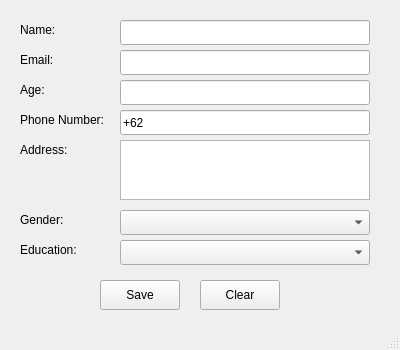
<?xml version="1.0" encoding="UTF-8"?>
<ui version="4.0">
 <class>MainWindow</class>
 <widget class="QMainWindow" name="MainWindow">
  <property name="geometry">
   <rect>
    <x>0</x>
    <y>0</y>
    <width>400</width>
    <height>350</height>
   </rect>
  </property>
  <property name="windowTitle">
   <string>Form Validation</string>
  </property>
  <widget class="QWidget" name="centralwidget">
   <widget class="QLabel" name="label_name">
    <property name="geometry">
     <rect>
      <x>20</x>
      <y>20</y>
      <width>80</width>
      <height>20</height>
     </rect>
    </property>
    <property name="text">
     <string>Name:</string>
    </property>
   </widget>
   <widget class="QLineEdit" name="nameInput">
    <property name="geometry">
     <rect>
      <x>120</x>
      <y>20</y>
      <width>250</width>
      <height>25</height>
     </rect>
    </property>
   </widget>
   <widget class="QLabel" name="label_email">
    <property name="geometry">
     <rect>
      <x>20</x>
      <y>50</y>
      <width>80</width>
      <height>20</height>
     </rect>
    </property>
    <property name="text">
     <string>Email:</string>
    </property>
   </widget>
   <widget class="QLineEdit" name="emailInput">
    <property name="geometry">
     <rect>
      <x>120</x>
      <y>50</y>
      <width>250</width>
      <height>25</height>
     </rect>
    </property>
   </widget>
   <widget class="QLabel" name="label_age">
    <property name="geometry">
     <rect>
      <x>20</x>
      <y>80</y>
      <width>80</width>
      <height>20</height>
     </rect>
    </property>
    <property name="text">
     <string>Age:</string>
    </property>
   </widget>
   <widget class="QLineEdit" name="ageInput">
    <property name="geometry">
     <rect>
      <x>120</x>
      <y>80</y>
      <width>250</width>
      <height>25</height>
     </rect>
    </property>
   </widget>
   <widget class="QLabel" name="label_phone">
    <property name="geometry">
     <rect>
      <x>20</x>
      <y>110</y>
      <width>120</width>
      <height>20</height>
     </rect>
    </property>
    <property name="text">
     <string>Phone Number:</string>
    </property>
   </widget>
   <widget class="QLineEdit" name="phoneInput">
    <property name="geometry">
     <rect>
      <x>120</x>
      <y>110</y>
      <width>250</width>
      <height>25</height>
     </rect>
    </property>
    <property name="inputMask">
     <string>+62 999 9999 9999</string>
    </property>
   </widget>
   <widget class="QLabel" name="label_address">
    <property name="geometry">
     <rect>
      <x>20</x>
      <y>140</y>
      <width>80</width>
      <height>20</height>
     </rect>
    </property>
    <property name="text">
     <string>Address:</string>
    </property>
   </widget>
   <widget class="QTextEdit" name="addressInput">
    <property name="geometry">
     <rect>
      <x>120</x>
      <y>140</y>
      <width>250</width>
      <height>60</height>
     </rect>
    </property>
   </widget>
   <widget class="QLabel" name="label_gender">
    <property name="geometry">
     <rect>
      <x>20</x>
      <y>210</y>
      <width>80</width>
      <height>20</height>
     </rect>
    </property>
    <property name="text">
     <string>Gender:</string>
    </property>
   </widget>
   <widget class="QComboBox" name="genderDropdown">
    <property name="geometry">
     <rect>
      <x>120</x>
      <y>210</y>
      <width>250</width>
      <height>25</height>
     </rect>
    </property>
   </widget>
   <widget class="QLabel" name="label_education">
    <property name="geometry">
     <rect>
      <x>20</x>
      <y>240</y>
      <width>80</width>
      <height>20</height>
     </rect>
    </property>
    <property name="text">
     <string>Education:</string>
    </property>
   </widget>
   <widget class="QComboBox" name="educationDropdown">
    <property name="geometry">
     <rect>
      <x>120</x>
      <y>240</y>
      <width>250</width>
      <height>25</height>
     </rect>
    </property>
   </widget>
   <widget class="QPushButton" name="saveButton">
    <property name="geometry">
     <rect>
      <x>100</x>
      <y>280</y>
      <width>80</width>
      <height>30</height>
     </rect>
    </property>
    <property name="text">
     <string>Save</string>
    </property>
   </widget>
   <widget class="QPushButton" name="clearButton">
    <property name="geometry">
     <rect>
      <x>200</x>
      <y>280</y>
      <width>80</width>
      <height>30</height>
     </rect>
    </property>
    <property name="text">
     <string>Clear</string>
    </property>
   </widget>
  </widget>
  <widget class="QMenuBar" name="menubar"/>
  <widget class="QStatusBar" name="statusbar"/>
 </widget>
 <resources/>
 <connections/>
</ui>
